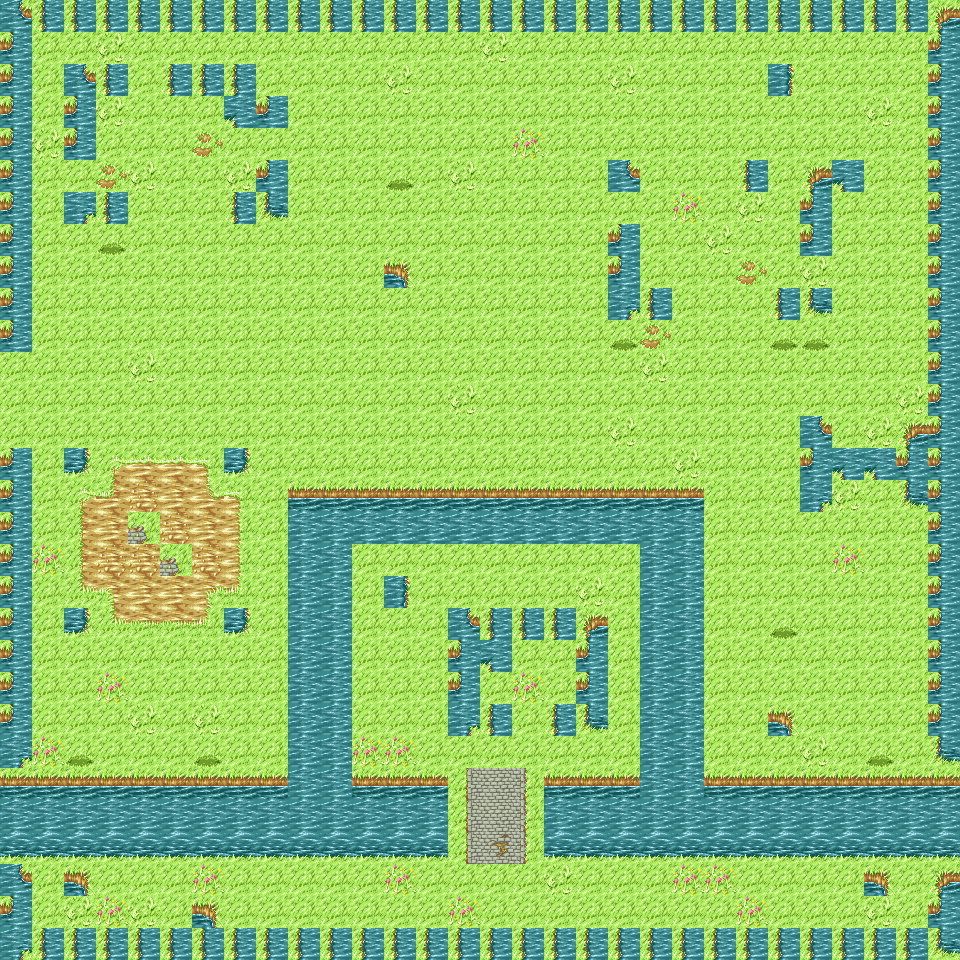

A 2D game scene composited from a Tiled map and its tileset images. What follows is a short description and the map's XML, with each tile layer's data collapsed to a summary:
An orthogonal 30x30 tile map with 32x32 px tiles, 4 tile layers (ground, river, mura_ground, noentry) and 1 object (respawn_point).

<map version="1.0" orientation="orthogonal" width="30" height="30" tilewidth="32" tileheight="32">
 <tileset firstgid="1" name="map_set" tilewidth="32" tileheight="32">
  <image source="tile_village.png" trans="ffffff" width="640" height="480" />
  <terraintypes>
   <terrain name="river" tile="-1" />
  </terraintypes>
  <tile id="23" terrain="0,0,0,0" />
  <tile id="43" terrain="0,0,0,0" />
  <tile id="63" terrain="0,0,0,0" />
 </tileset>
 <layer name="ground" width="30" height="30">
  <data>[900 cells, 900 non-empty, 3 distinct tile ids]</data>
 </layer>
 <layer name="river" width="30" height="30">
  <properties>
   <property name="no_enterable" value="true" />
  </properties>
  <data>[900 cells, 135 non-empty, 3 distinct tile ids]</data>
 </layer>
 <layer name="mura_ground" width="30" height="30">
  <data>[900 cells, 74 non-empty, 23 distinct tile ids]</data>
 </layer>
 <layer name="noentry" width="30" height="30">
  <properties>
   <property name="no_enterable" value="true" />
  </properties>
  <data>[900 cells, 190 non-empty, 16 distinct tile ids]</data>
 </layer>
 <objectgroup name="respawn" width="30" height="30">
  <object name="respawn_point" x="487" y="644" width="19" height="23" />
 </objectgroup>
</map>